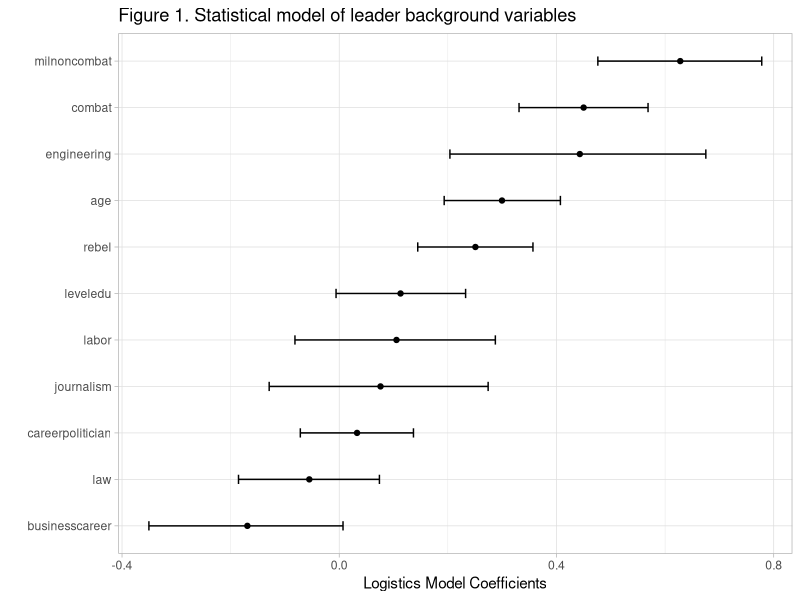

R code for this plot:
## ---- chunk 1
knitr::opts_chunk$set(echo = TRUE)
## ---- chunk 2
library(tidyverse)
library(haven)

leader_profile <- read_dta("leaders_datapaper_replication_final_9_10_15.dta")

leader_article <- read_dta("S0020818314000046sup002.dta")

theme_set(theme_light())

## ---- chunk 3
leader_profile %>% 
  count(dadwork, sort = T)

leader_processed <- leader_profile %>% 
  select(idacr, ccode, year, leadername, inyear, outyear, age, gender, married, onlychild, firstborn, leveledu, milservice, combat, rebel, miledu, medicine, economics, physhealth) %>% 
  mutate(leveledu = recode(leveledu, `0` = 0, `1` = 0,  `2` = 1, `3` = 1)) 

leader_processed %>% 
  count(ccode, sort = T)

## ---- chunk 4
library(broom)

leader_article_processed <- leader_article %>% 
  select(leaderid, leadername, ccode, year, age, milservice, milnoncombat, combat, rebel, rebelwin, rebelloss, leveledu, teacher, journalism, law, engineering, labor, police, careerpolitician, militarycareer, businesscareer, cwinit) %>% 
  mutate(leveledu = recode(leveledu, `0` = 0, `1` = 0,  `2` = 1, `3` = 1)) %>%
  mutate(age = ifelse(age > 50, 1, 0)) %>% 
  filter(!is.na(combat))

mod <- glm(cwinit ~ milnoncombat + 
      combat + 
      rebel +
      age +
      leveledu + 
      journalism + 
      law + 
      engineering + 
      labor +
      careerpolitician + 
      businesscareer, 
    data = leader_article_processed, 
    family = binomial) 

estimate_leaders <- tidy(mod)
confint_leaders <- confint_tidy(mod)

estimate_confint <- bind_cols(estimate_leaders, confint_leaders)

estimate_confint_subset <- estimate_confint[2:12, ] 

estimate_confint_subset %>% 
  mutate(term = fct_reorder(term, estimate)) %>% 
  ggplot(aes(term, estimate)) +
  geom_point() +
  geom_errorbar(aes(ymin = conf.low, ymax = conf.high, width = 0.2)) +
  coord_flip() +
  labs(title = "Figure 1. Statistical model of leader background variables", 
       x = "", 
       y = "Logistics Model Coefficients")


